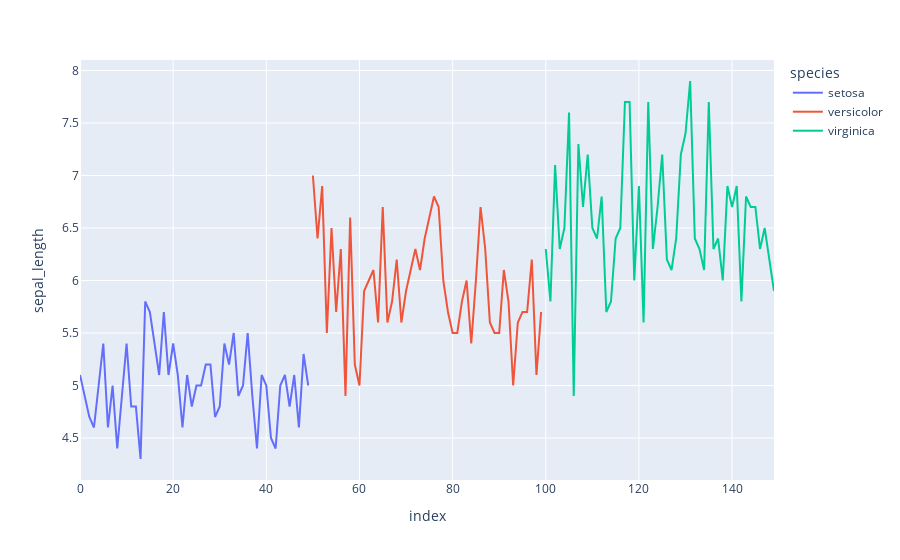

The cell this chart's notebook holds for it:
### Code cell
px.line(df,x=df.index,y="sepal_length",color="species")

### Figure 1 — Plotly figure (JSON) as saved in the notebook; plotly's stock layout.template omitted (floating-point values rounded to 4 significant figures)
{"data": [{"hovertemplate": "species=setosa<br>index=%{x}<br>sepal_length=%{y}<extra></extra>", "legendgroup": "setosa", "line": {"color": "#636efa", "dash": "solid"}, "marker": {"symbol": "circle"}, "mode": "lines", "name": "setosa", "orientation": "v", "showlegend": true, "type": "scatter", "x": [0, 1, 2, 3, 4, 5, 6, 7, 8, 9, 10, 11, 12, 13, 14, 15, 16, 17, 18, 19, 20, 21, 22, 23, 24, 25, 26, 27, 28, 29, 30, 31, 32, 33, 34, 35, 36, 37, 38, 39, 40, 41, 42, 43, 44, 45, 46, 47, 48, 49], "xaxis": "x", "y": [5.1, 4.9, 4.7, 4.6, 5, 5.4, 4.6, 5, 4.4, 4.9, 5.4, 4.8, 4.8, 4.3, 5.8, 5.7, 5.4, 5.1, 5.7, 5.1, 5.4, 5.1, 4.6, 5.1, 4.8, 5, 5, 5.2, 5.2, 4.7, 4.8, 5.4, 5.2, 5.5, 4.9, 5, 5.5, 4.9, 4.4, 5.1, 5, 4.5, 4.4, 5, 5.1, 4.8, 5.1, 4.6, 5.3, 5], "yaxis": "y"}, {"hovertemplate": "species=versicolor<br>index=%{x}<br>sepal_length=%{y}<extra></extra>", "legendgroup": "versicolor", "line": {"color": "#EF553B", "dash": "solid"}, "marker": {"symbol": "circle"}, "mode": "lines", "name": "versicolor", "orientation": "v", "showlegend": true, "type": "scatter", "x": [50, 51, 52, 53, 54, 55, 56, 57, 58, 59, 60, 61, 62, 63, 64, 65, 66, 67, 68, 69, 70, 71, 72, 73, 74, 75, 76, 77, 78, 79, 80, 81, 82, 83, 84, 85, 86, 87, 88, 89, 90, 91, 92, 93, 94, 95, 96, 97, 98, 99], "xaxis": "x", "y": [7, 6.4, 6.9, 5.5, 6.5, 5.7, 6.3, 4.9, 6.6, 5.2, 5, 5.9, 6, 6.1, 5.6, 6.7, 5.6, 5.8, 6.2, 5.6, 5.9, 6.1, 6.3, 6.1, 6.4, 6.6, 6.8, 6.7, 6, 5.7, 5.5, 5.5, 5.8, 6, 5.4, 6, 6.7, 6.3, 5.6, 5.5, 5.5, 6.1, 5.8, 5, 5.6, 5.7, 5.7, 6.2, 5.1, 5.7], "yaxis": "y"}, {"hovertemplate": "species=virginica<br>index=%{x}<br>sepal_length=%{y}<extra></extra>", "legendgroup": "virginica", "line": {"color": "#00cc96", "dash": "solid"}, "marker": {"symbol": "circle"}, "mode": "lines", "name": "virginica", "orientation": "v", "showlegend": true, "type": "scatter", "x": [100, 101, 102, 103, 104, 105, 106, 107, 108, 109, 110, 111, 112, 113, 114, 115, 116, 117, 118, 119, 120, 121, 122, 123, 124, 125, 126, 127, 128, 129, 130, 131, 132, 133, 134, 135, 136, 137, 138, 139, 140, 141, 142, 143, 144, 145, 146, 147, 148, 149], "xaxis": "x", "y": [6.3, 5.8, 7.1, 6.3, 6.5, 7.6, 4.9, 7.3, 6.7, 7.2, 6.5, 6.4, 6.8, 5.7, 5.8, 6.4, 6.5, 7.7, 7.7, 6, 6.9, 5.6, 7.7, 6.3, 6.7, 7.2, 6.2, 6.1, 6.4, 7.2, 7.4, 7.9, 6.4, 6.3, 6.1, 7.7, 6.3, 6.4, 6, 6.9, 6.7, 6.9, 5.8, 6.8, 6.7, 6.7, 6.3, 6.5, 6.2, 5.9], "yaxis": "y"}], "layout": {"legend": {"title": {"text": "species"}, "tracegroupgap": 0}, "margin": {"t": 60}, "xaxis": {"anchor": "y", "domain": [0, 1], "title": {"text": "index"}}, "yaxis": {"anchor": "x", "domain": [0, 1], "title": {"text": "sepal_length"}}}}
